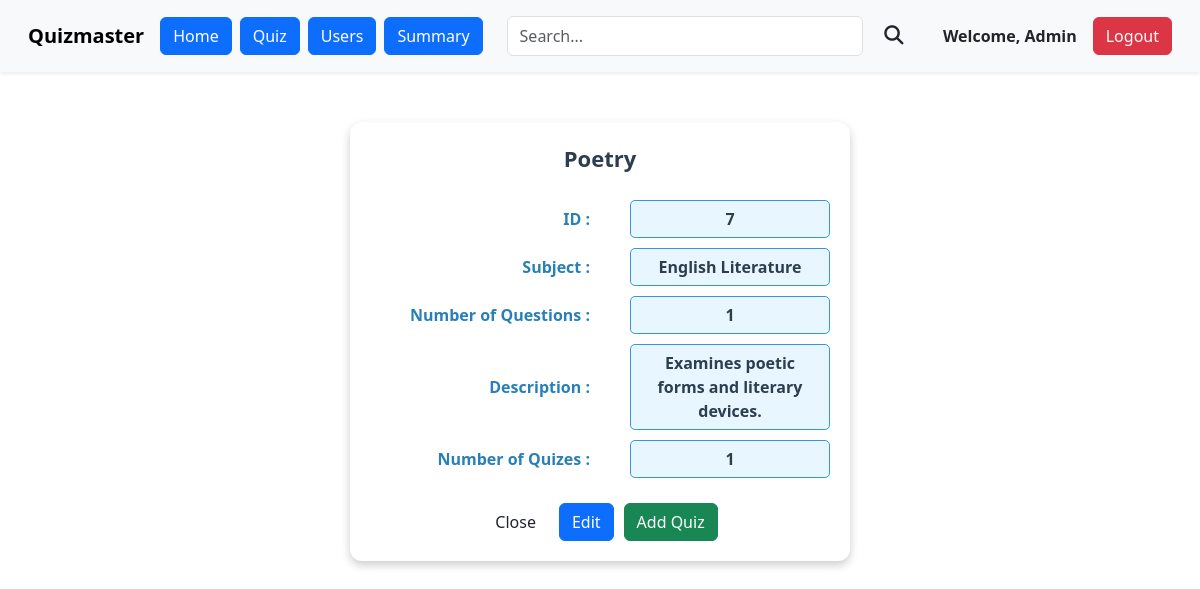
/admin/view_chapter/7 (signed in), run on an earlier commit of the app's database.
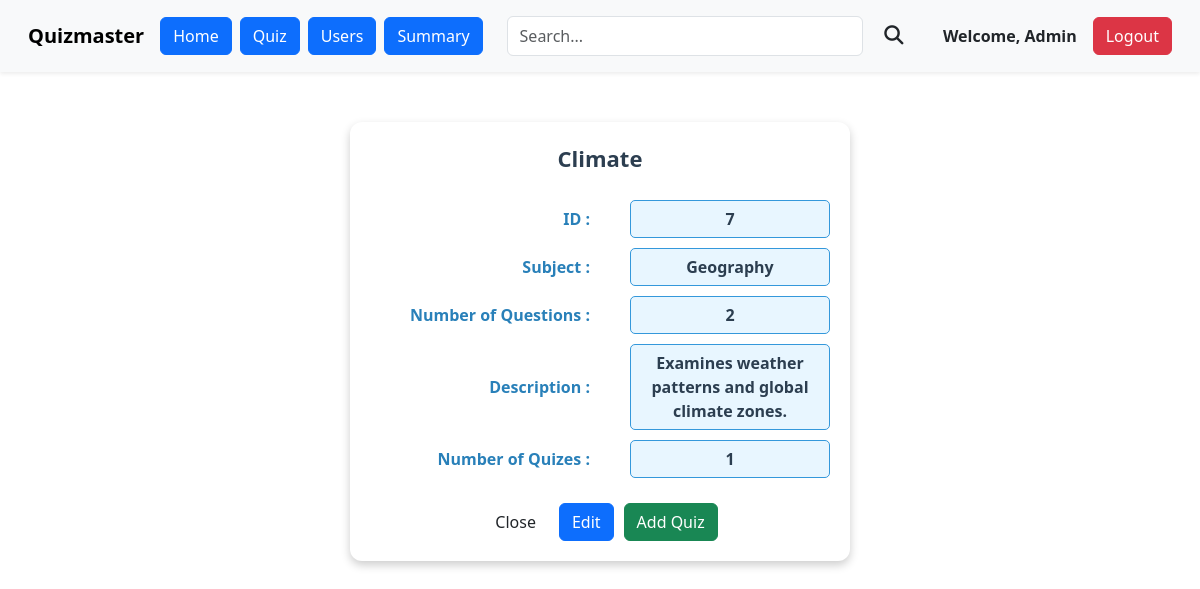
And on a later commit of the database.
### models.py (models this page shows)
class Chapter(db.Model):
    id=db.Column(db.Integer, primary_key=True)
    name=db.Column(db.String(32), unique=True)
    Description=db.Column(db.String(256), nullable=True)
    no_of_questions=db.Column(db.Integer, nullable=True)
    subject_id=db.Column(db.Integer, db.ForeignKey('subject.id'), nullable=False)
    quizzes = db.relationship('Quiz', backref='chapter', lazy=True)
    questions = db.relationship('Questions', backref='chapter', lazy=True)

class Subject(db.Model):
    id=db.Column(db.Integer, primary_key=True)
    name=db.Column(db.String(32), unique=True)
    Description=db.Column(db.String(256), nullable=False)
    category=db.Column(db.String(32), nullable=True)
    chapters = db.relationship('Chapter', backref='subject', lazy=True)
    quizzes = db.relationship('Quiz', backref='subject', lazy=True)

### routes.py (the view)
@app.route('/admin/view_chapter/<int:chapter_id>')
@admin_required
@auth_required
def view_chapter(chapter_id):
    chapter = Chapter.query.get_or_404(chapter_id)
    quizzes = Quiz.query.filter_by(chapter_id=chapter.id).all()
    no_of_quizzes = len(quizzes)
    return render_template('admin/view_chapter.html', chapter=chapter, quizzes=quizzes, no_of_quizzes=no_of_quizzes)

### routes.py (called while the page is built)
def auth_required(f):
    @wraps(f)
    def inner(*args, **kwargs):
        if 'user_id' not in session:
            flash('please login to continue')
            return redirect(url_for('login'))
        return f(*args, **kwargs)
    return inner

def admin_required(f):
    @wraps(f)
    def inner(*args, **kwargs):
        if 'user_id' not in session:
            flash('please login to continue')
            return redirect(url_for('login'))
        user=User.query.get(session['user_id'])
        if user.is_admin!=True:
            flash('You are not authorized to view this page')
            return redirect(url_for('index'))
        return f(*args, **kwargs)
    return inner

### templates/admin/view_chapter.html (shortened to what this page needs)
{% extends 'admin/admin_layout.html' %}
{% block content %}
<head>
    <link href="https://cdn.jsdelivr.net/npm/bootstrap@5.3.2/dist/css/bootstrap.min.css" rel="stylesheet">
</head>
<div class="quiz-container">
    <div class="quiz-title">{{ chapter.name }}</div>
    <div class="quiz-row">
        <span class="quiz-label">ID :</span>
        <span class="quiz-field">{{ chapter.id }}</span>
    </div>
    <div class="quiz-row">
        <span class="quiz-label">Subject :</span>
        <span class="quiz-field">{{ chapter.subject.name }}</span>
    </div>
    <div class="quiz-row">
        <span class="quiz-label">Number of Questions :</span>
        <span class="quiz-field">{{ chapter.no_of_questions }}</span>
    </div>
    <div class="quiz-row">
        <span class="quiz-label">Description :</span>
        <span class="quiz-field">{{ chapter.Description }}</span>
    </div>
    <div class="quiz-row">
        <span class="quiz-label">Number of Quizes :</span>
        <span class="quiz-field">{{ no_of_quizzes }}</span>
    </div>
    <div class="quiz-buttons">
        <a href="{{ url_for('admin_dashboard') }}" class="btn btn-close-custom">Close</a>
        <a href="{{ url_for('edit_chapter', chapter_id = chapter.id) }}" class="btn btn-primary btn-edit">Edit</a>
        <a href="{{ url_for('add_quiz', chapter_id=chapter.id) }}" class="btn btn-success btn-start">Add Quiz</a>
    </div>
</div>
{% endblock %}

What changed in the data, as far as the page shows it:
changed Chapter id 7: name "Poetry" → "Climate"; no_of_questions "1" → "2"; Description "Examines poetic forms and literary devices." → "Examines weather patterns and global climate zones."
changed Subject: subject.name "English Literature" → "Geography"
